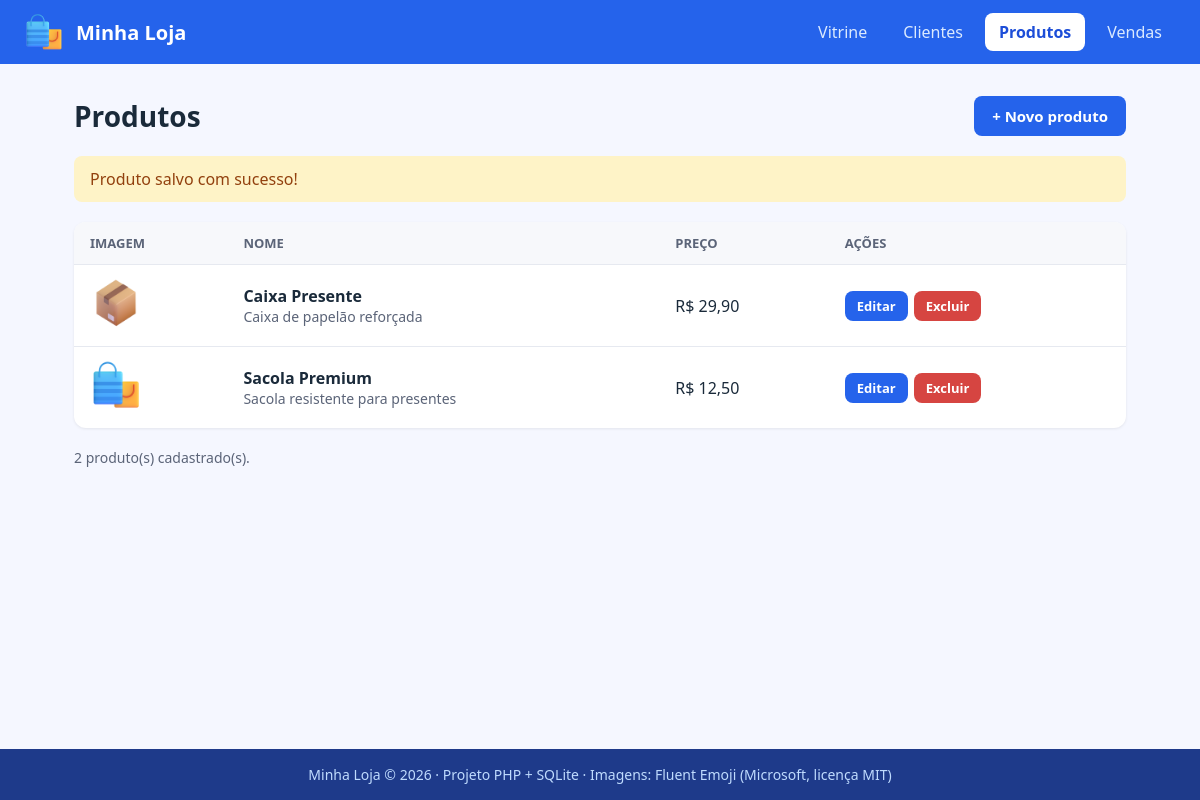
Page /produtos.php?msg=salvo on the committed database.
### tables this page shows
CREATE TABLE produto (id INTEGER PRIMARY KEY AUTOINCREMENT, nome TEXT NOT NULL, descricao TEXT, preco REAL NOT NULL, imagem TEXT);

### funcoes.php (called while the page is built, shortened)
<?php
function e($texto) {
    return htmlspecialchars($texto);
}
function dinheiro($valor) {
    return 'R$ ' . number_format($valor, 2, ',', '.');
}

### produtos.php (the view, shortened to what this page needs)
<?php
include 'conexao.php';
include 'funcoes.php';
$produtos = $pdo->query('SELECT * FROM produto ORDER BY nome')->fetchAll();
$msg = '';
if (isset($_GET['msg'])) {
    $msg = $_GET['msg'];
}
include 'topo.php';
?>
<div class="titulo-pagina">
    <h1>Produtos</h1>
    <a href="produto_form.php" class="botao">+ Novo produto</a>
</div>
<?php if ($msg == 'salvo') { ?>
    <div class="aviso">Produto salvo com sucesso!</div>
<?php } ?>
<div class="tabela">
    <table>
        <tr>
            <th>Imagem</th>
            <th>Nome</th>
            <th>Preço</th>
            <th>Ações</th>
        </tr>
        <?php foreach ($produtos as $produto) { ?>
        <tr>
            <td><img src="<?= e($produto['imagem']) ?>" alt="" class="miniatura"></td>
            <td>
                <div class="nome-produto"><?= e($produto['nome']) ?></div>
                <div class="descricao-produto"><?= e($produto['descricao']) ?></div>
            </td>
            <td><?= dinheiro($produto['preco']) ?></td>
            <td>
                <div class="acoes-tabela">
                    <a href="produto_form.php?id=<?= $produto['id'] ?>" class="botao pequeno">Editar</a>
                    <a href="produto_excluir.php?id=<?= $produto['id'] ?>" class="botao pequeno perigo">Excluir</a>
                </div>
            </td>
        </tr>
        <?php } ?>
    </table>
</div>
<p class="contador"><?= count($produtos) ?> produto(s) cadastrado(s).</p>
<?php include 'rodape.php'; ?>

### assets/css/estilo.css (style rules this page uses)
* { box-sizing: border-box; }
body { margin: 0; background: #F5F7FF; color: #1A2A3A; font-family: "Segoe UI", Arial, sans-serif; font-size: 16px; }
h1 { margin: 0; font-size: 28px; }
p { margin: 0; }
.botao { display: inline-block; padding: 10px 18px; border: 0; border-radius: 8px; background: #2563EB; color: #FFFFFF; font-family: inherit; font-size: 15px; font-weight: bold; text-align: center; text-decoration: none; cursor: pointer; }
.titulo-pagina { display: grid; grid-template-columns: 1fr auto; align-items: center; gap: 16px; }
.aviso { padding: 12px 16px; background: #FEF3C7; color: #92400E; border-radius: 8px; }
.tabela { overflow-x: auto; border-radius: 12px; background: #ffffff; box-shadow: 0 1px 3px rgba(0, 0, 0, 0.08); }
table { width: 100%; border-collapse: collapse; }
th, td { padding: 12px 16px; border-bottom: 1px solid #e6e9f0; text-align: left; }
th { background: #f7f8fb; color: #5b6478; font-size: 13px; text-transform: uppercase; }
tr:last-child td { border-bottom: 0; }
.acoes-tabela { display: grid; grid-auto-flow: column; justify-content: start; gap: 6px; }
.botao.pequeno { padding: 6px 12px; font-size: 13px; }
.botao.perigo { background: #d64541; color: #ffffff; }
.contador { color: #5b6478; font-size: 14px; }
.miniatura { width: 52px; height: 52px; object-fit: contain; }
.nome-produto { font-weight: bold; }
.descricao-produto { color: #5b6478; font-size: 14px; }

### rows in the picture
produto: imagem (picture), nome "Caixa Presente", descricao "Caixa de papelão reforçada", preco "R$ 29,90"
produto: imagem (picture), nome "Sacola Premium", descricao "Sacola resistente para presentes", preco "R$ 12,50"

### other values in the picture
$texto "Vitrine"
$texto "Clientes"
$texto "Produtos"
$texto "Vendas"
count($produtos) "2"
